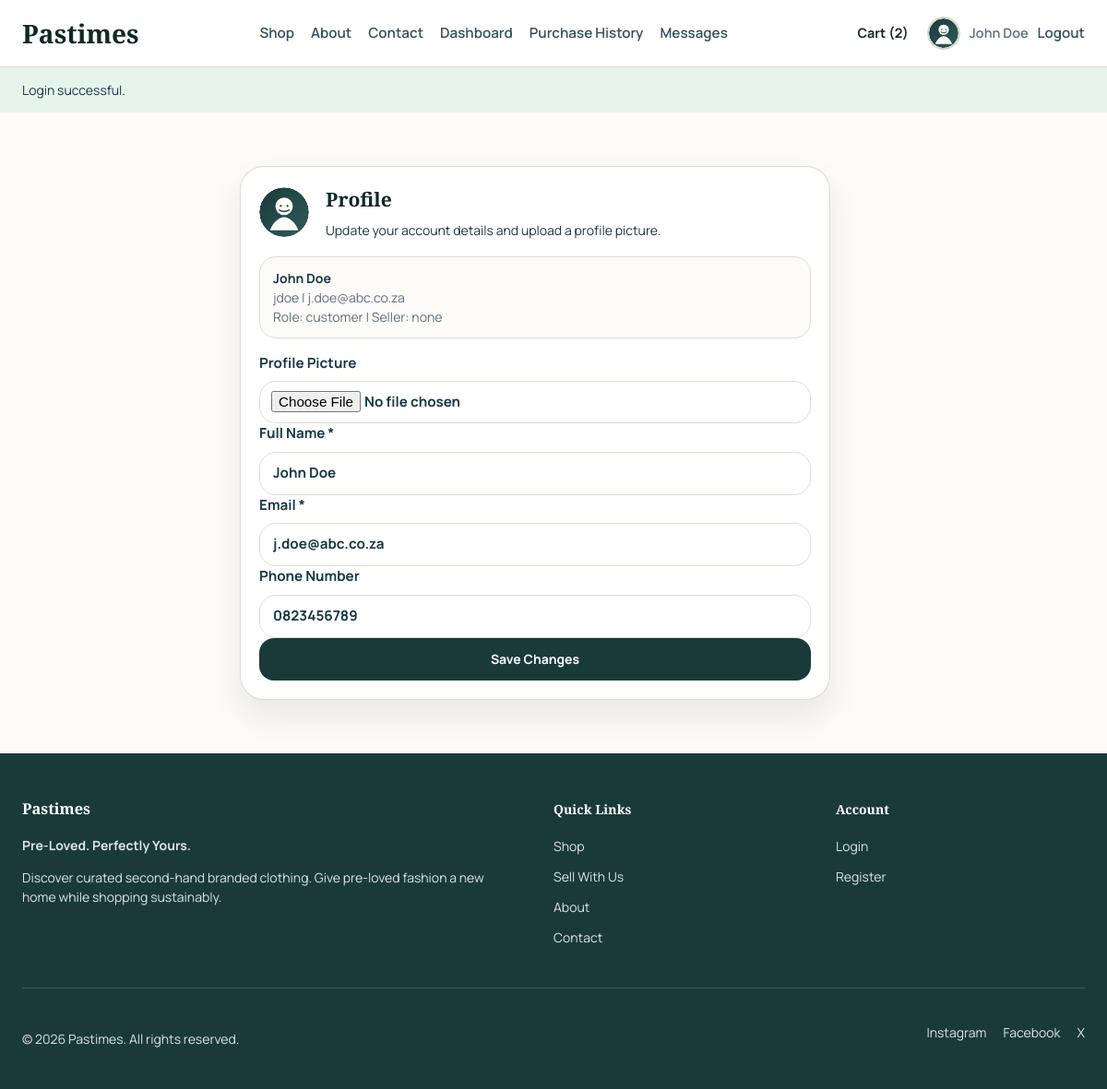
The app's page /profile.php (signed in) with its own data.
### tables this page shows
CREATE TABLE IF NOT EXISTS `tbluser` (
  `user_id` int(11) NOT NULL AUTO_INCREMENT,
  `full_name` varchar(120) NOT NULL,
  `first_name` varchar(60) NOT NULL,
  `last_name` varchar(60) NOT NULL,
  `username` varchar(60) NOT NULL,
  `email` varchar(120) NOT NULL,
  `password_hash` varchar(255) NOT NULL,
  `phone_number` varchar(20) DEFAULT NULL,
  `profile_image_path` varchar(255) DEFAULT NULL,
  `role` enum('customer','seller','admin') NOT NULL DEFAULT 'customer',
  `customer_status` enum('pending','verified','rejected') NOT NULL DEFAULT 'pending',
  `seller_status` enum('none','pending','approved','rejected') NOT NULL DEFAULT 'none',
  `is_active` tinyint(1) NOT NULL DEFAULT 1,
  `created_at` timestamp NOT NULL DEFAULT current_timestamp(),
  `updated_at` timestamp NOT NULL DEFAULT current_timestamp() ON UPDATE current_timestamp(),
  PRIMARY KEY (`user_id`),
  UNIQUE KEY `username` (`username`),
  UNIQUE KEY `email` (`email`)
);

### includes/functions.php (called while the page is built, shortened)
<?php
function app_url(string $path = ''): string
{
    $suffix = ltrim($path, '/');
    $base = defined('APP_URL_BASE') ? APP_URL_BASE : '';
    return $suffix === '' ? ($base ?: '/') : ($base . '/' . $suffix);
}
function e(?string $value): string
{
    return htmlspecialchars((string) $value, ENT_QUOTES, 'UTF-8');
}
function get_flash(): ?array
{
    $flash = $_SESSION['flash'];
    return $flash;
}
function old(string $key, string $default = ''): string
{
    return $_POST[$key] ?? $default;
}
function db(): mysqli
{
    static $connection = null;
    if ($connection instanceof mysqli) {
        return $connection;
    }
    $connection = getDBConnection(true);
    return $connection;
}
function bind_params(mysqli_stmt $statement, string $types, array &$params): void
{
    $bindParams = [$types];
    foreach ($params as $key => &$value) {
        $bindParams[] = &$value;
    }
    call_user_func_array([$statement, 'bind_param'], $bindParams);
}
function db_one(string $sql, string $types = '', array $params = []): ?array
{
    $statement = db()->prepare($sql);
    if ($types !== '' && $params !== []) {
        bind_params($statement, $types, $params);
    }
    $statement->execute();
    $result = $statement->get_result();
    $row = $result ? $result->fetch_assoc() : null;
    return $row ?: null;
}
function db_all(string $sql, string $types = '', array $params = []): array
{
    $statement = db()->prepare($sql);
    if ($types !== '' && $params !== []) {
        bind_params($statement, $types, $params);
    }
    $statement->execute();
    $result = $statement->get_result();
    $rows = $result ? $result->fetch_all(MYSQLI_ASSOC) : [];
    return $rows;
}
function current_user(): ?array
{
    return db_one('SELECT * FROM tblUser WHERE user_id = ?', 'i', [(int) $_SESSION['user_id']]);
}
function current_admin(): ?array
{
    if (!isset($_SESSION['admin_id'])) {
        return null;
    }
    return db_one('SELECT * FROM tblAdmin WHERE admin_id = ?', 'i', [(int) $_SESSION['admin_id']]);
}
function cart_count(): int
{
    return Cart::getCartCount();
}
function user_avatar_path(array $user): string
{
    $imagePath = str_replace('\\', '/', trim((string) ($user['profile_image_path'] ?? '')));
    return 'assets/images/uploads/default-avatar.svg';
}

### includes/Marketplace.php (called while the page is built, shortened)
<?php
final class Cart
{
    public static function getSessionCart(): array
    {
        $scopeKey = self::cartScopeKey();
        if ($_SESSION['cart_buckets'][$scopeKey] === []) {
            self::loadDatabaseCartIfNeeded();
        }
        return $_SESSION['cart_buckets'][$scopeKey];
    }
    public static function getCartCount(): int
    {
        return array_sum(self::getSessionCart());
    }
    private static function loadDatabaseCartIfNeeded(): void
    {
        $user = current_user();
        $scopeKey = self::cartScopeKey((int) $user['user_id']);
        try {
            $rows = db_all('SELECT clothes_id, quantity FROM tblCartItem WHERE user_id = ? ORDER BY cart_id ASC', 'i', [(int) $user['user_id']]);
            $cart = [];
            foreach ($rows as $row) {
                $cart[(int) $row['clothes_id']] = (int) $row['quantity'];
            }
        } catch (Throwable $exception) {
        }
    }
    private static function saveSessionCart(array $cart, ?string $scopeKey = null): void
    {
        $scopeKey = $scopeKey ?? self::cartScopeKey();
        foreach ($cart as $productId => $quantity) {
            $productId = (int) $productId;
            $quantity = (int) $quantity;
        }
    }
    private static function cartScopeKey(?int $userId = null): string
    {
        if ($userId === null) {
            $currentUser = current_user();
            $userId = (int) ($currentUser['user_id'] ?? 0);
        }
        return $userId > 0 ? 'user_' . $userId : 'guest';
    }
}

### profile.php (the view, shortened to what this page needs)
<?php
$user = current_user();
$avatarPath = user_avatar_path($user);
$formFullName = old('full_name', $user['full_name']);
$formEmail = old('email', $user['email']);
$formPhoneNumber = old('phone_number', (string) ($user['phone_number'] ?? ''));
require_once __DIR__ . '/includes/header.php';
?>
<section class="section">
    <div class="container form-wrap">
        <div class="form-card profile-card">
            <div class="profile-head">
                <span class="profile-avatar-frame">
                    <img class="profile-avatar" src="<?= e(app_url($avatarPath)); ?>" alt="<?= e($user['full_name']); ?> profile picture">
                </span>
                <div>
                    <h1>Profile</h1>
                    <p>Update your account details and upload a profile picture.</p>
                </div>
            </div>
            <div class="mini-card">
                <strong><?= e($user['full_name']); ?></strong><br>
                <span class="muted"><?= e($user['username']); ?> | <?= e($user['email']); ?></span><br>
                <span class="muted">Role: <?= e($user['role']); ?> | Seller: <?= e($user['seller_status']); ?></span>
            </div>
            <form method="post" enctype="multipart/form-data" class="profile-form">
                <label>Profile Picture
                    <input class="profile-picture-input" name="profile_picture" type="file" accept="image/jpeg,image/png,image/gif,image/webp">
                </label>
                <label>Full Name *
                    <input name="full_name" value="<?= e($formFullName); ?>" required>
                </label>
                <label>Email *
                    <input name="email" type="email" value="<?= e($formEmail); ?>" required>
                </label>
                <label>Phone Number
                    <input name="phone_number" value="<?= e($formPhoneNumber); ?>">
                </label>
                <input type="submit" value="Save Changes">
            </form>
        </div>
    </div>
</section>
<?php require_once __DIR__ . '/includes/footer.php'; ?>

### includes/header.php (shortened to what this page needs)
<?php
$user = current_user();
$admin = current_admin();
$flash = get_flash();
$currentPath = basename(parse_url($_SERVER['REQUEST_URI'] ?? '', PHP_URL_PATH) ?: '');
$stylesVersion = @filemtime(__DIR__ . '/../css/styles.css') ?: time();
?>
<!DOCTYPE html>
<html lang="en">
<head>
    <link rel="stylesheet" href="<?= e(app_url('css/styles.css?v=' . $stylesVersion)); ?>">
</head>
<body>
<header class="site-header">
    <div class="container nav-shell">
        <a class="brand-mark" href="<?= e(app_url('index.php')); ?>">Pastimes</a>
        <nav class="site-nav">
            <a class="nav-link<?= $currentPath === 'shop.php' ? ' is-active' : ''; ?>" href="<?= e(app_url('shop.php')); ?>">Shop</a>
            <a class="nav-link<?= $currentPath === 'about.php' ? ' is-active' : ''; ?>" href="<?= e(app_url('about.php')); ?>">About</a>
            <a class="nav-link<?= $currentPath === 'contact.php' ? ' is-active' : ''; ?>" href="<?= e(app_url('contact.php')); ?>">Contact</a>
            <?php if ($user): ?>
                <a class="nav-link<?= $currentPath === 'dashboard.php' ? ' is-active' : ''; ?>" href="<?= e(app_url('dashboard.php')); ?>">Dashboard</a>
                <a class="nav-link<?= $currentPath === 'purchase-history.php' ? ' is-active' : ''; ?>" href="<?= e(app_url('purchase-history.php')); ?>">Purchase History</a>
                <a class="nav-link<?= $currentPath === 'messages.php' ? ' is-active' : ''; ?>" href="<?= e(app_url('messages.php')); ?>">Messages</a>
            <?php endif; ?>
        </nav>
        <div class="nav-actions">
            <a class="cart-link" href="<?= e(app_url('cart.php')); ?>">Cart (<?= e((string) cart_count()); ?>)</a>
            <?php if ($admin): ?>
                <a class="button button-dark button-small admin-top-button" href="<?= e(app_url('admin/index.php')); ?>">Admin Panel</a>
                <a class="button button-light button-small header-action-button" href="<?= e(app_url('admin/messages.php')); ?>">Admin Messages</a>
                <span class="nav-user">Admin <?= e($admin['full_name']); ?></span>
                <a class="nav-link" href="<?= e(app_url('logout.php?scope=admin')); ?>">Logout</a>
            <?php elseif ($user): ?>
                <span class="nav-user nav-user-with-avatar">
                    <span class="nav-avatar-frame">
                        <img class="nav-avatar" src="<?= e(app_url(user_avatar_path($user))); ?>" alt="<?= e($user['full_name']); ?> profile picture">
                    </span>
                    <span><?= e($user['full_name']); ?></span>
                </span>
                <a class="nav-link" href="<?= e(app_url('logout.php')); ?>">Logout</a>
            <?php endif; ?>
        </div>
    </div>
</header>
<?php if ($flash): ?>
    <div class="flash flash-<?= e($flash['type']); ?>">
        <div class="container">
            <?= e($flash['message']); ?>
        </div>
    </div>
<?php endif; ?>
<main class="page-shell">

### records on screen
tbluser: full_name "John Doe", username "jdoe", email "j.doe@abc.co.za", role "customer", seller_status "none", phone_number "0823456789"

### other values on screen
cart_count() "2"
$flash['message'] "Login successful."
